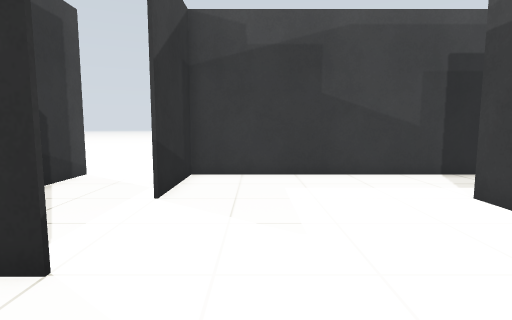
view 1 (above)

18 first-person views from a walk through a robot-simulator world made for Gazebo. The camera is 0.88 m above the floor, tilts 6° down and sees 80° across. The floor is counted in squares, 0.5 m on a side. Each view is taken from the middle of a square. On the plan, view 1 faces up. The plan holds only what a view shows up to about 16 squares ahead; the rest is blank.

view 2
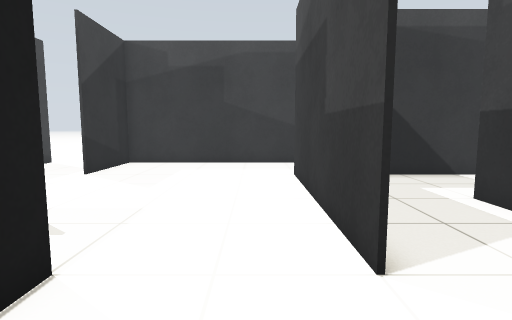

view 3
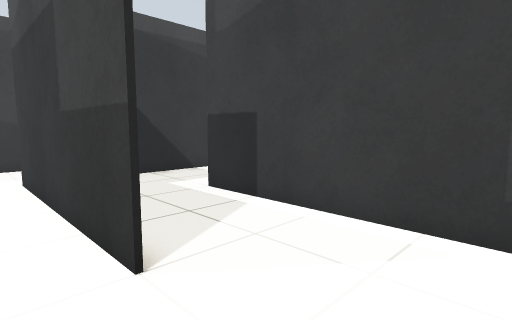

view 4
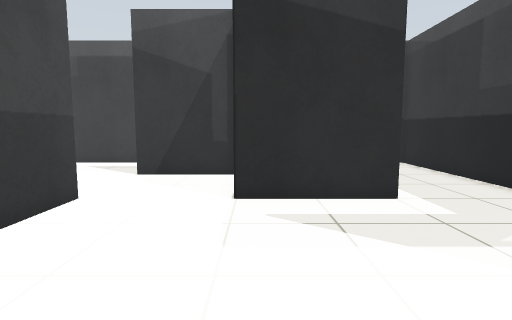

view 5
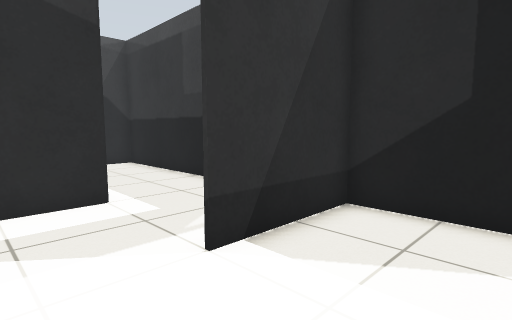

view 6
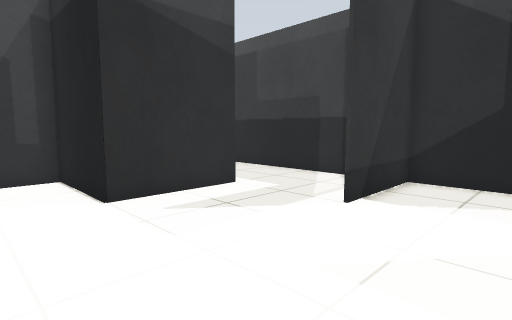

view 7
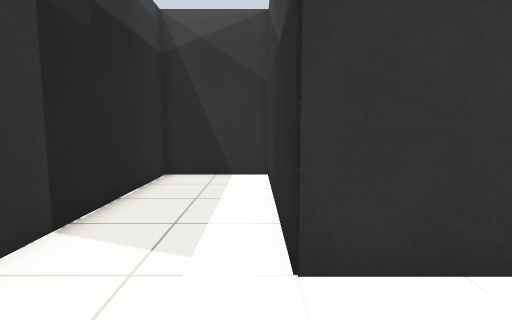

view 8
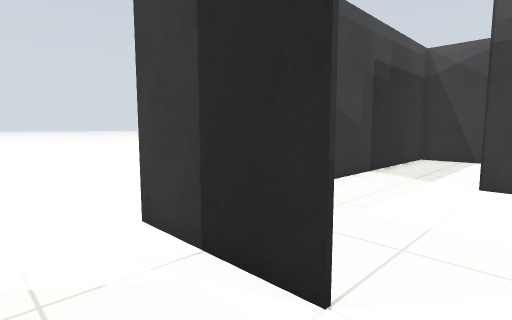

view 9
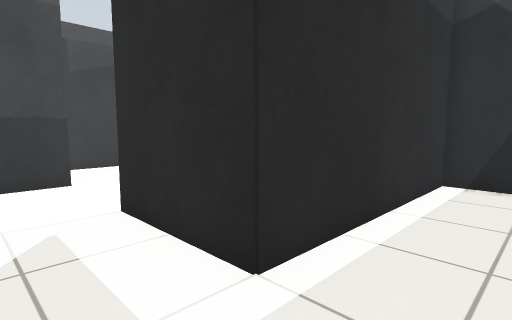

view 10
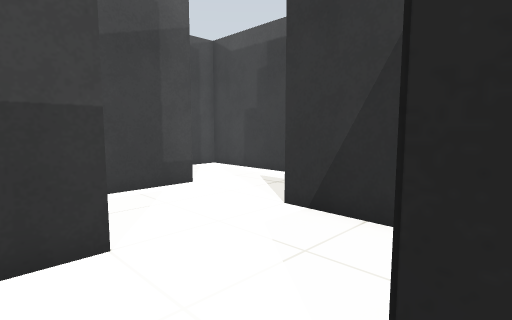

view 11
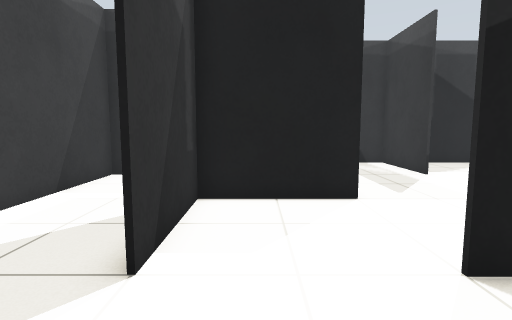

view 12
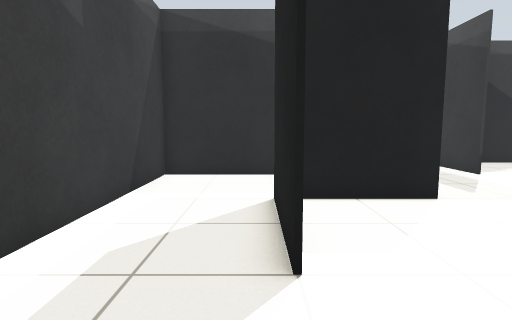

view 13
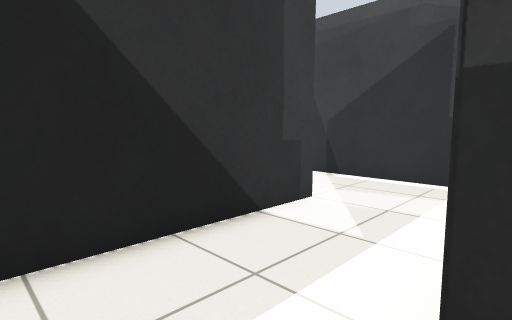

view 14
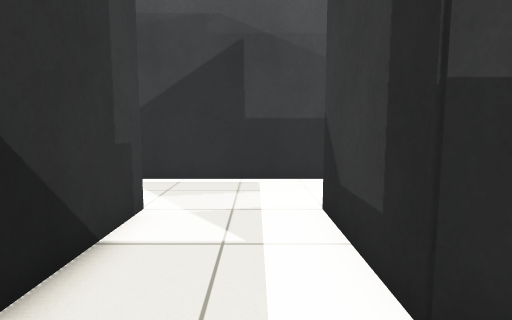

view 15
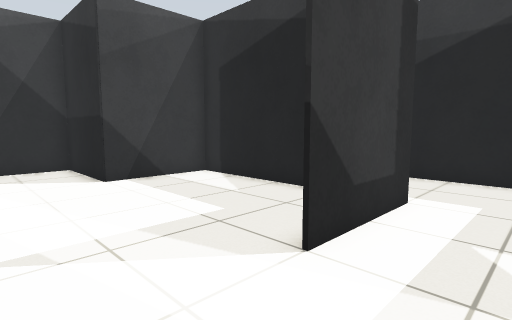

view 16
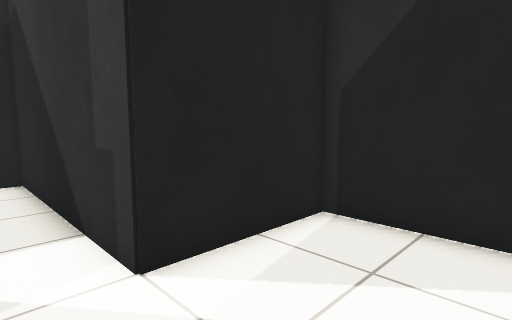

view 17
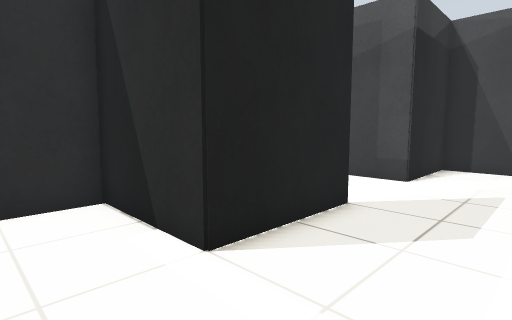

view 18
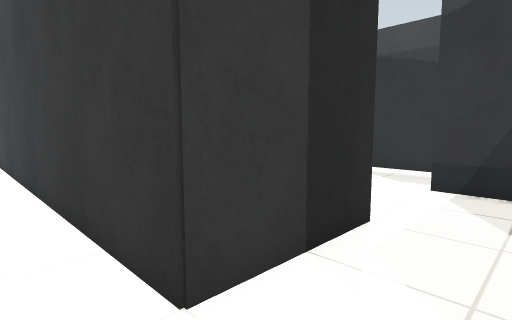

### Floor plan
Points are (right, up) in squares from view 1. A wall is a line through its corners. A room is listed if a view was taken in it or the views show most of it. See-through windows are left out.
Room 1 (views 1, 2, 3, 4, 5, 6, 7, 8, 9, 10, 11, 13, 14, 15, 16, 18)
walls: (5.5, 5.1) (5.5, 2.2); (5.5, 0.1) (5.5, -0.5); (5.4, -0.6) (5.4, 7.5) (13.5, 7.5) (13.5, 11.5); (-2.4, 3.4) (-6.5, 3.4); (-2.6, 7.4) (-2.6, 11.5) (12, 11.5); (-6.5, 3.6) (-2.5, 3.6); (9.5, -4.6) (9.5, 3.6) (13.5, 3.6); (13.6, 11.5) (13.6, 7.4) (5.5, 7.4); (-6.5, 11.5) (-6.5, -8.4) (-2.1, -8.4); (17.5, 3.6) (17.5, 10.2); (16.6, 11.4) (-2.4, 11.4) (-2.4, 7.5); (-2.6, -8.5) (-2.6, -0.4) (1.6, -0.4) (1.6, -4.4) (5.6, -4.4)
ways out: opening at (7.5, -5) to room 2; opening at (-6, 12.5); opening at (15.5, 3)
Room 2 (views 12, 17)
walls: (5.6, -4.6) (1.5, -4.6) (1.5, -0.6) (-0.5, -0.6); (7, -8.4) (13.9, -8.4); (-2.1, -8.4) (5.1, -8.4); (-2.4, -4.2) (-2.4, -8.5); (13.5, -8.5) (13.5, -4.6) (9.5, -4.6)
ways out: opening at (7.5, -5) to room 1

Where each view was taken, in squares from view 1:
view 1: 0 up, 0 right, facing up
view 2: 4 down, 4 right, facing up
view 3: 4 down, 4 right, facing up-right
view 4: 7 up, 1 right, facing down
view 5: 7 up, 0 right, facing down-left
view 6: 7 up, 4 right, facing down-left
view 7: 8 up, 2 right, facing right
view 8: 6 up, 5 left, facing up-right
view 9: 2 up, 5 left, facing down-right
view 10: 1 up, 1 right, facing down-right
view 11: 3 down, 9 right, facing left
view 12: 5 down, 9 right, facing left
view 13: 3 up, 7 right, facing up-right
view 14: 5 up, 7 right, facing right
view 15: 6 up, 17 right, facing down-left
view 16: 6 up, 17 right, facing up-left
view 17: 8 down, 1 left, facing up-right
view 18: 13 up, 5 left, facing down-right
